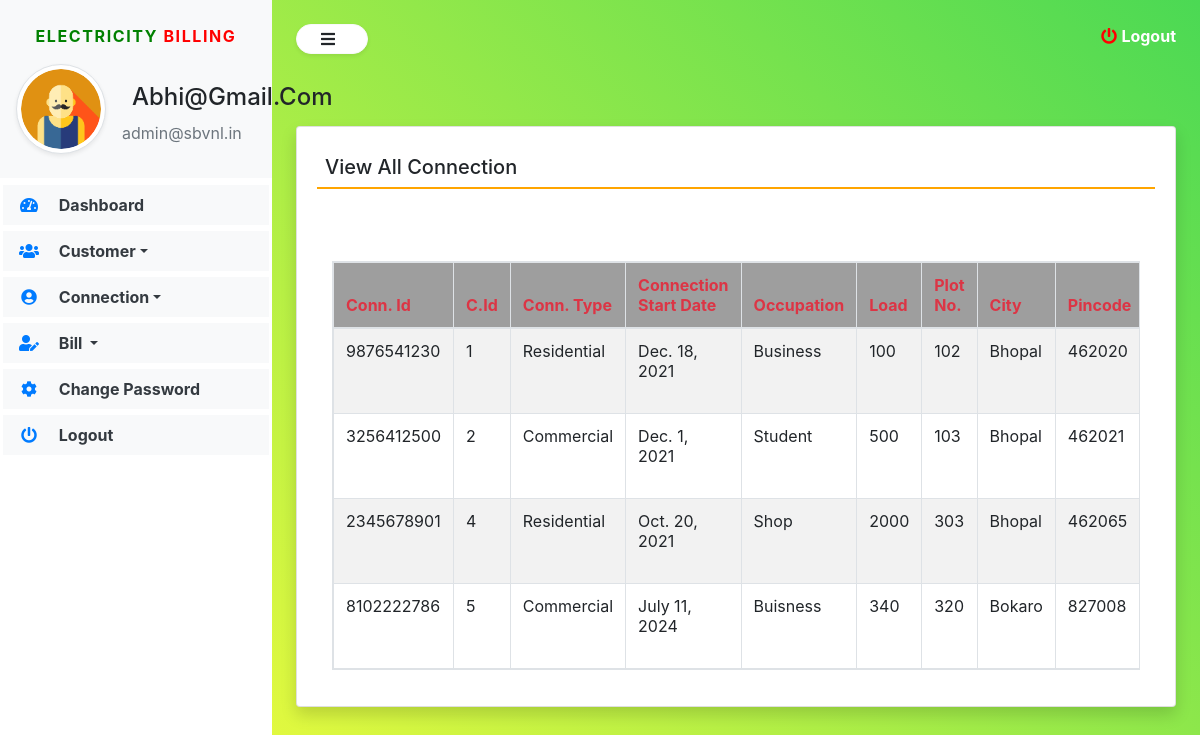
Page /view_Connection (signed in) on the committed database.
### electricity/models.py (models this page shows, shortened)
class Connection(models.Model):
    customer = models.ForeignKey(Customer,on_delete=models.CASCADE)
    connectionid = models.CharField(max_length=10, null=True)
    connectiontype = models.CharField(max_length=100, null=True)
    connectionstartdate = models.DateField(null=True)
    occupation = models.CharField(max_length=100, null=True)
    connectionload = models.CharField(max_length=100, null=True)
    plotno = models.CharField(max_length=50, null=True)
    city = models.CharField(max_length=100, null=True)
    pincode = models.CharField(max_length=10, null=True)
    address = models.CharField(max_length=200, null=True)
    state = models.CharField(max_length=100, null=True)
    description = models.CharField(max_length=250, null=True)

class Customer(models.Model):
    user = models.ForeignKey(User,on_delete=models.CASCADE)
    contact = models.CharField(max_length=15, null=True)
    address = models.CharField(max_length=200, null=True)
    city = models.CharField(max_length=100,null=True)
    state = models.CharField(max_length=100, null=True)
    regdate = models.DateTimeField(auto_now_add=True)

### electricity/views.py (the view)
# urls.py: path('view_Connection', view_Connection,name='view_Connection'),
def view_Connection(request):
    if not request.user.is_authenticated:
        return redirect('admin_login')
    connection = Connection.objects.all()
    return render(request,'view_Connection.html', locals())

### electricity/templates/view_Connection.html (shortened to what this page needs)
{% extends 'navbar1.html' %}
{% load static %}
{% block body1 %}
 <div class="card shadow mt-5">
    <div class="card-body">
		<h5 class="p-2" style="border-bottom: 2px solid orange">View All Connection</h5>
     <div class="container mt-5">
		<br>
		<table id="example" class="table table-striped table-bordered table-responsive" style="width:100%">
			<thead style="background-color: #9e9e9e">
				<tr>
				    <th class="text-danger">Conn. Id</th>
					<th class="text-danger">C.Id</th>
					<th class="text-danger">Conn. Type</th>
					<th class="text-danger">Connection Start Date</th>
					<th class="text-danger">Occupation</th>
					<th class="text-danger">Load</th>
					<th class="text-danger">Plot No.</th>
					<th class="text-danger">City</th>
					<th class="text-danger">Pincode</th>
				</tr>
			</thead>
			<tbody>
             {% for i in connection %}
			<tr>
				<td>{{i.connectionid}}</td>
				<td>{{i.customer.id}}</td>
				<td>{{i.connectiontype}}</td>
				<td>{{i.connectionstartdate}}</td>
				<td>{{i.occupation}}</td>
				<td>{{i.connectionload}}</td>
				<td>{{i.plotno}}</td>
				<td>{{i.city}}</td>
				<td>{{i.pincode}}</td>
            </tr>
			{% endfor %}
			</tbody>
		</table>
	</div>
	</div>
 </div>
{% endblock %}

### electricity/templates/navbar1.html (shortened to what this page needs)
{% load static %}
<html>
<head>
    <link rel="stylesheet" href="https://maxcdn.bootstrapcdn.com/bootstrap/4.5.2/css/bootstrap.min.css">
    <link rel="stylesheet" href="https://pro.fontawesome.com/releases/v5.10.0/css/all.css" />
    <link rel="stylesheet" href="{% static 'css/sidebar.css' %}">
</head>
<body>
    <div class="bg-white vertical-nav" id="sidebar">
        <div class="bg-light py-4 px-3 mb-1">
            <p class="text-center font-weight-bold text-uppercase px-3 sidebar-title"><span style="color:green">Electricity</span> <span style="color:red">Billing</span></p>
            <div class="media d-flex align-items-center">
                <img src="{% static 'images/user12.png' %}" width="90" height="90" class="mr-3 rounded-circle img-thumbnail shadow-sm">
                <div class="media-body">
                    <h4 class="mb-0" style="text-transform: capitalize;">{{request.user.username}}</h4>
                    <p class="text-muted mb-0">admin@sbvnl.in</p>
                </div>
            </div>
        </div>
        <ul class="nav flex-column bg-white">
            <li class="nav-item">
                <a href="{% url 'admin_home' %}" class="nav-link text-dark bg-light"> <i class="fas fa-tachometer-alt fa-fw mr-3 text-primary"></i> Dashboard
                </a>
            </li>
            <li class="nav-item dropdown">
                <a href="" class="nav-link dropdown-toggle text-dark bg-light" id="navbardrop" data-toggle="dropdown"> <i class="fas fa-users fa-fw mr-3 text-primary"></i> Customer</a>
            </li>
            <li class="nav-item dropdown">
                <a href="" class="nav-link dropdown-toggle text-dark bg-light" id="navbardrop" data-toggle="dropdown">
                    <i class="fas fa-user-circle fa-fw mr-3 text-primary"></i> Connection</a>
            </li>
            <li class="nav-item dropdown">
                <a href="" class="nav-link dropdown-toggle text-dark bg-light" id="navbardrop" data-toggle="dropdown"> <i class="fas fa-user-edit fa-fw mr-3 text-primary"></i> Bill
                </a>
            </li>
            <li class="nav-item">
                <a href="{% url 'change_password' %}" class="nav-link text-dark bg-light"> <i class="fas fa-cog fa-fw mr-3 text-primary"></i> Change Password
                </a>
            </li>
            <li class="nav-item">
                <a href="{% url 'logout' %}" class="nav-link text-dark bg-light">
                    <i class="fas fa-power-off fa-fw mr-3 text-primary"></i> Logout
                </a>
            </li>
        </ul>
    </div>
    <div class="page-content p-4" id="content">
        <a data-toggle="modal" data-target="#exampleModalCenter" title="logout" class="text-white float-right"><i
			class="fas fa-power-off"></i> <b>Logout</b></a>
        <button id="sidebarCollapse" type="button" class="btn btn-light bg-white rounded-pill shadow-sm px-4 mb-4">
			<i class="fas fa-bars mr-2"></i>
		</button> {% block body1 %} {% endblock %}
    </div>
</body>
</html>

### electricity/static/css/sidebar.css (style rules this page uses)
.sidebar-title { letter-spacing: 0.1em; color: #aaa; }
body { background: linear-gradient(-135deg, #4bd954, #ffff3b); min-height: 100vh; }
.vertical-nav { min-width: 17rem; width: 17rem; height: 100vh; position: fixed; top: 0; left: 0; transition: all 0.4s; }
.page-content { width: calc(100%-17rem); margin-left: 17rem; transition: all 0.4s; }
.nav-link { font-weight: bold; }
.fa-power-off { color: rgb(255, 0, 0); }

### electricity/templates/navbar1.html (style rules this page uses)
.nav-item { padding: 3px !important; }
h2, h4 { padding: 10px; }

### rows in the picture
Connection: connectionid "9876541230", customer.id "1", connectiontype "Residential", connectionstartdate "Dec. 18, 2021", occupation "Business", connectionload "100", plotno "102", city "Bhopal", pincode "462020"
Connection: connectionid "3256412500", customer.id "2", connectiontype "Commercial", connectionstartdate "Dec. 1, 2021", occupation "Student", connectionload "500", plotno "103", city "Bhopal", pincode "462021"
Connection: connectionid "2345678901", customer.id "4", connectiontype "Residential", connectionstartdate "Oct. 20, 2021", occupation "Shop", connectionload "2000", plotno "303", city "Bhopal", pincode "462065"
Connection: connectionid "8102222786", customer.id "5", connectiontype "Commercial", connectionstartdate "July 11, 2024", occupation "Buisness", connectionload "340", plotno "320", city "Bokaro", pincode "827008"

### other values in the picture
{{ request.user.username }} "Abhi@gmail.com"
